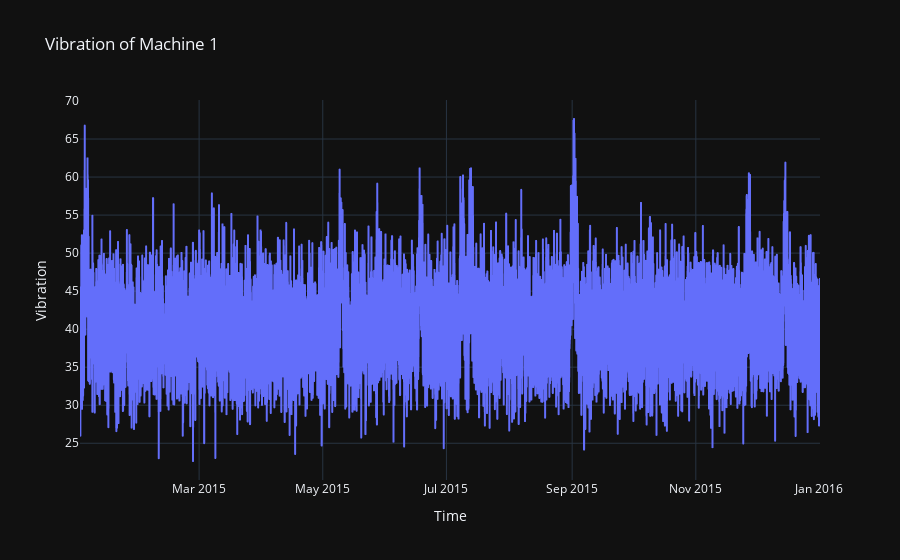

Notebook code for this chart:
### Code cell
fig = px.line(x = df_vib_machine_1['datetime'].values, y = df_vib_machine_1['vibration'].values ,title="Vibration of Machine 1",template='plotly_dark')
fig.update_layout(xaxis_title='Time', yaxis_title='Vibration')
fig.show()

### Figure 1 — Plotly figure (JSON) as saved in the notebook; plotly's stock layout.template omitted (floating-point values rounded to 4 significant figures; data arrays with more than 128 entries replaced by an {"elided": "..."} marker saying what was removed)
{"data": [{"hovertemplate": "x=%{x}<br>y=%{y}<extra></extra>", "legendgroup": "", "line": {"color": "#636efa", "dash": "solid"}, "marker": {"symbol": "circle"}, "mode": "lines", "name": "", "showlegend": false, "type": "scattergl", "x": {"elided": "8761 str values"}, "xaxis": "x", "y": {"elided": "8761 float values"}, "yaxis": "y"}], "layout": {"autosize": true, "legend": {"tracegroupgap": 0}, "title": {"text": "Vibration of Machine 1"}, "xaxis": {"anchor": "y", "autorange": true, "domain": [0, 1], "range": ["2015-01-01 06:00", "2016-01-01 06:00"], "title": {"text": "Time"}, "type": "date"}, "yaxis": {"anchor": "x", "autorange": true, "domain": [0, 1], "range": [20.17, 70.13], "title": {"text": "Vibration"}, "type": "linear"}}}
